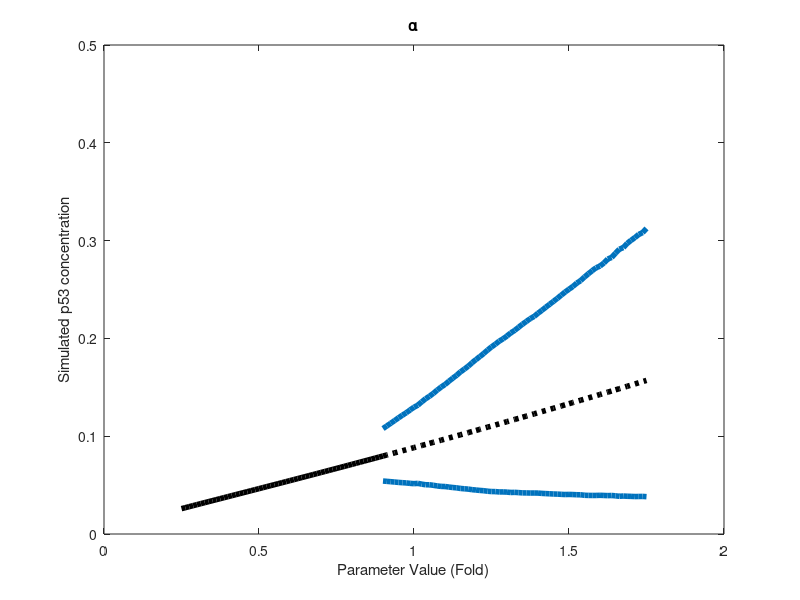
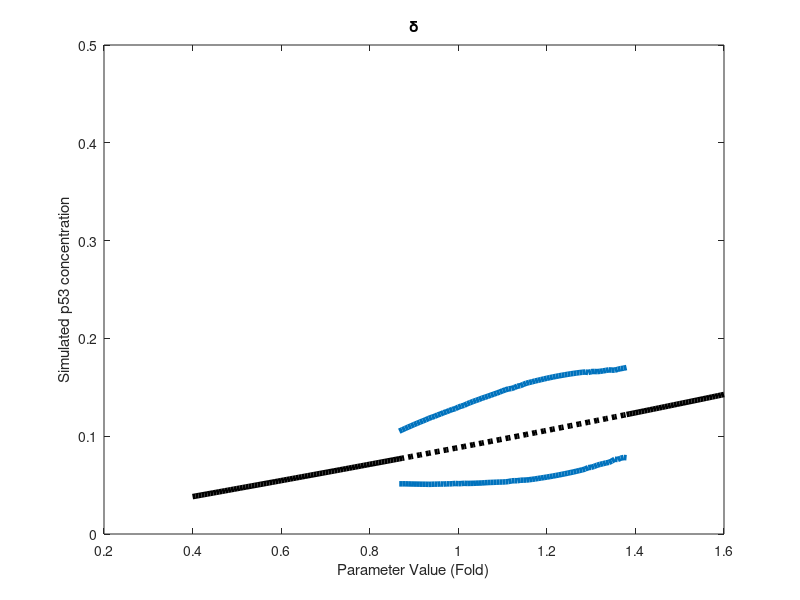
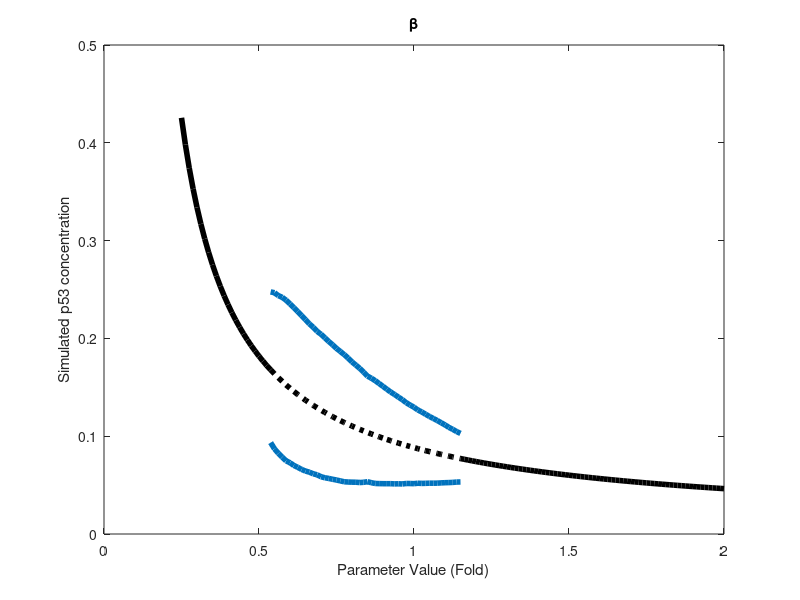
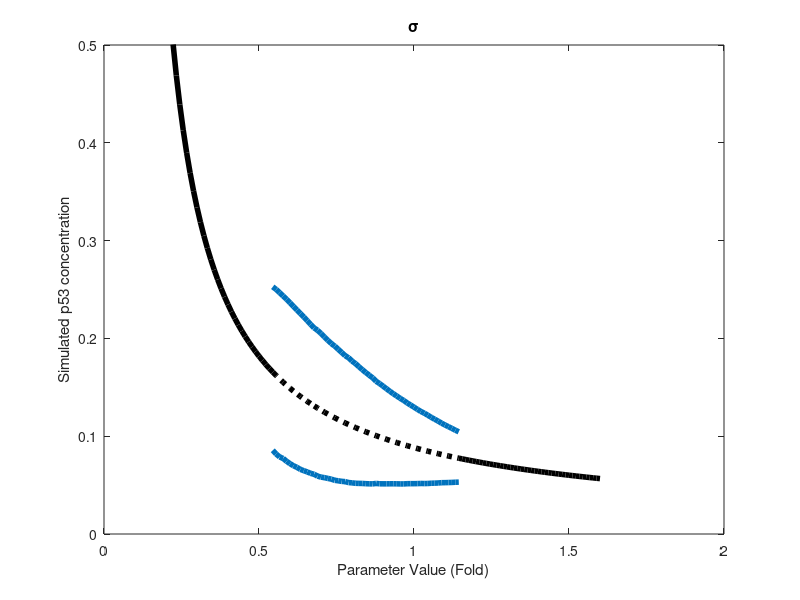

Source code (MATLAB) for these figures, in order:
%% Description
% This MATLAB program aims to plot single-parameter bifurcation diagrams 
% for the ODE model of the p53-Mdm2 system proposed by L. Xiong and A.
% Garfinkel (related to Fig. 1F). 

%% Note: 
% Please refer to an additional file (Linear_Stability_Analysis.m) for 
% details of calculating equilibrium p53 concentrations. 

function main
%% alpha
load("Data/Single_Parameter_bifurcation_rawData_alpha.mat")
alpha_param_fc = alpha_param./0.4;

figure;
plot(alpha_param_fc(1:53),alpha_vec_x2(1:53),'color','k','LineWidth',4); hold on
plot(alpha_param_fc(53:length(alpha_param)),alpha_vec_x2(53:length(alpha_param)),'color','k','LineStyle',':','LineWidth',4)
plot(alpha_param_fc(53:length(alpha_param)),alpha_vec_min(53:length(alpha_param)),'color','#0072BD','LineWidth',4)
plot(alpha_param_fc(53:length(alpha_param)),alpha_vec_max(53:length(alpha_param)),'color','#0072BD','LineWidth',4)
title('\alpha'); xlabel('Parameter Value (Fold)'); ylabel('Simulated p53 concentration') 
ylim([0 0.5])

%% delta
load("Single_Parameter_bifurcation_rawData_delta.mat")
delta_param_fc = delta_param./0.75;

figure;
plot(delta_param_fc(1:71),delta_vec_x2(1:71),'color','k','LineWidth',4); hold on
plot(delta_param_fc(148:length(delta_param)),delta_vec_x2(148:length(delta_param)),'color','k','LineWidth',4)
plot(delta_param_fc(71:148),delta_vec_x2(71:148),'color','k','LineStyle',':','LineWidth',4)
plot(delta_param_fc(71:148),delta_vec_min(71:148),'color','#0072BD','LineWidth',4)
plot(delta_param_fc(71:148),delta_vec_max(71:148),'color','#0072BD','LineWidth',4)
title('\delta'); xlabel('Parameter Value (Fold)'); ylabel('Simulated p53 concentration') 
ylim([0 0.5])

%% beta
load("Single_Parameter_bifurcation_rawData_beta.mat")
beta_param_fc = beta_param./4;

figure;
plot(beta_param_fc(1:24),beta_vec_x2(1:24),'color','k','LineWidth',4); hold on
plot(beta_param_fc(73:length(beta_param)),beta_vec_x2(73:length(beta_param)),'color','k','LineWidth',4)
plot(beta_param_fc(24:73),beta_vec_x2(24:73),'color','k','LineStyle',':','LineWidth',4)
plot(beta_param_fc(24:73),beta_vec_min(24:73),'color','#0072BD','LineWidth',4)
plot(beta_param_fc(24:73),beta_vec_max(24:73),'color','#0072BD','LineWidth',4)
title('\beta'); xlabel('Parameter Value (Fold)'); ylabel('Simulated p53 concentration') 
ylim([0 0.5])

%% sigma
load("Single_Parameter_bifurcation_rawData_sigma.mat")
sigma_param_fc = sigma_param./0.45;

figure;
plot(sigma_param_fc(1:32),sigma_vec_x2(1:32),'color','k','LineWidth',4); hold on
plot(sigma_param_fc(86:length(sigma_param)),sigma_vec_x2(86:length(sigma_param)),'color','k','LineWidth',4)
plot(sigma_param_fc(32:86),sigma_vec_x2(32:86),'color','k','LineStyle',':','LineWidth',4)
plot(sigma_param_fc(32:86),sigma_vec_min(32:86),'color','#0072BD','LineWidth',4)
plot(sigma_param_fc(32:86),sigma_vec_max(32:86),'color','#0072BD','LineWidth',4)
title('\sigma'); xlabel('Parameter Value (Fold)'); ylabel('Simulated p53 concentration') 
ylim([0 0.5])

return
